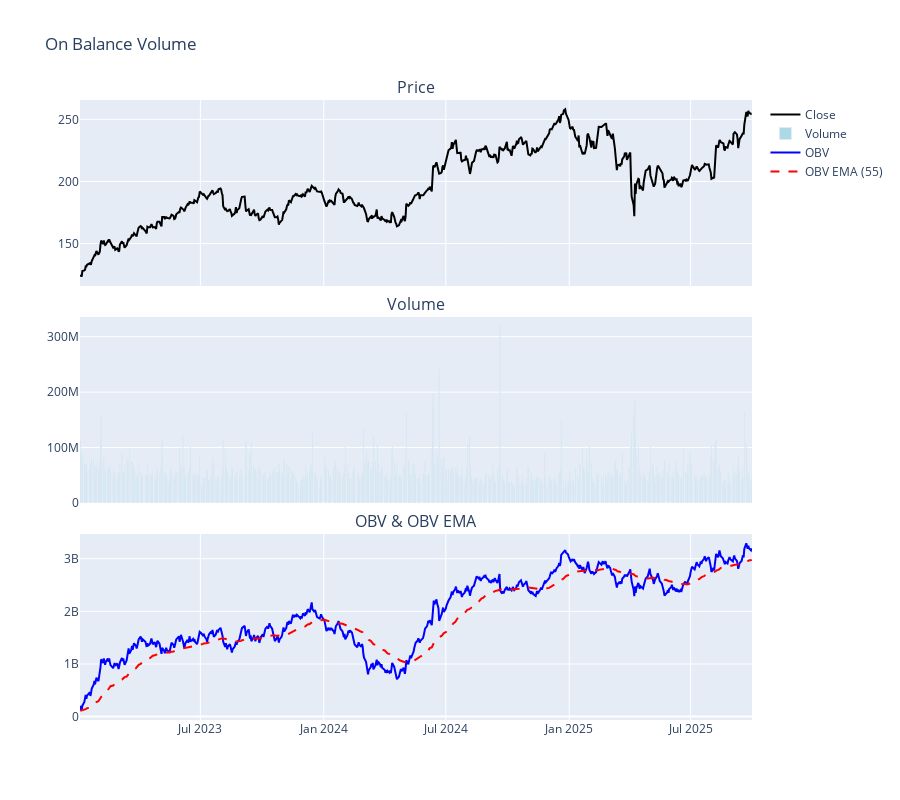

Notebook code for this chart:
### Markdown cell above
## 1. OBV - On Balance Volume

Cumulative volume based on price direction. Price up → add volume, price down → subtract volume. OBV rising = accumulation, falling = distribution.

### Code cell
obv, obv_ema = calculate_obv(df, ema_period=55)
df["obv"] = obv
df["obv_ema"] = obv_ema

fig = make_subplots(
    rows=3, cols=1, shared_xaxes=True, vertical_spacing=0.05, subplot_titles=("Price", "Volume", "OBV & OBV EMA")
)

# Price
fig.add_trace(go.Scatter(x=df["date"], y=df["close"], name="Close", line={"color": "black"}), row=1, col=1)

# Volume
fig.add_trace(go.Bar(x=df["date"], y=df["volume"], name="Volume", marker_color="lightblue"), row=2, col=1)

# OBV
fig.add_trace(go.Scatter(x=df["date"], y=df["obv"], name="OBV", line={"color": "blue"}), row=3, col=1)
fig.add_trace(
    go.Scatter(x=df["date"], y=df["obv_ema"], name="OBV EMA (55)", line={"color": "red", "dash": "dash"}), row=3, col=1
)

fig.update_layout(height=800, title_text="On Balance Volume")
fig.show()

print("OBV = Cumulative volume based on price direction")
print("Price up → Add volume")
print("Price down → Subtract volume")
print("OBV rising = Accumulation")
print("OBV falling = Distribution")

### Figure 1 — Plotly figure (JSON) as saved in the notebook; plotly's stock layout.template omitted (floating-point values rounded to 4 significant figures; data arrays with more than 128 entries replaced by an {"elided": "..."} marker saying what was removed)
{"data": [{"line": {"color": "black"}, "name": "Close", "type": "scatter", "x": {"elided": "688 str values"}, "xaxis": "x", "y": {"elided": "688 float values"}, "yaxis": "y"}, {"marker": {"color": "lightblue"}, "name": "Volume", "type": "bar", "x": {"elided": "688 str values"}, "xaxis": "x2", "y": {"elided": "688 int values"}, "yaxis": "y2"}, {"line": {"color": "blue"}, "name": "OBV", "type": "scatter", "x": {"elided": "688 str values"}, "xaxis": "x3", "y": {"elided": "688 float values"}, "yaxis": "y3"}, {"line": {"color": "red", "dash": "dash"}, "name": "OBV EMA (55)", "type": "scatter", "x": {"elided": "688 str values"}, "xaxis": "x3", "y": {"elided": "688 float values"}, "yaxis": "y3"}], "layout": {"annotations": [{"font": {"size": 16}, "showarrow": false, "text": "Price", "x": 0.5, "xanchor": "center", "xref": "paper", "y": 1, "yanchor": "bottom", "yref": "paper"}, {"font": {"size": 16}, "showarrow": false, "text": "Volume", "x": 0.5, "xanchor": "center", "xref": "paper", "y": 0.65, "yanchor": "bottom", "yref": "paper"}, {"font": {"size": 16}, "showarrow": false, "text": "OBV & OBV EMA", "x": 0.5, "xanchor": "center", "xref": "paper", "y": 0.3, "yanchor": "bottom", "yref": "paper"}], "height": 800, "title": {"text": "On Balance Volume"}, "xaxis": {"anchor": "y", "domain": [0, 1], "matches": "x3", "showticklabels": false}, "xaxis2": {"anchor": "y2", "domain": [0, 1], "matches": "x3", "showticklabels": false}, "xaxis3": {"anchor": "y3", "domain": [0, 1]}, "yaxis": {"anchor": "x", "domain": [0.7, 1]}, "yaxis2": {"anchor": "x2", "domain": [0.35, 0.65]}, "yaxis3": {"anchor": "x3", "domain": [0, 0.3]}}}
